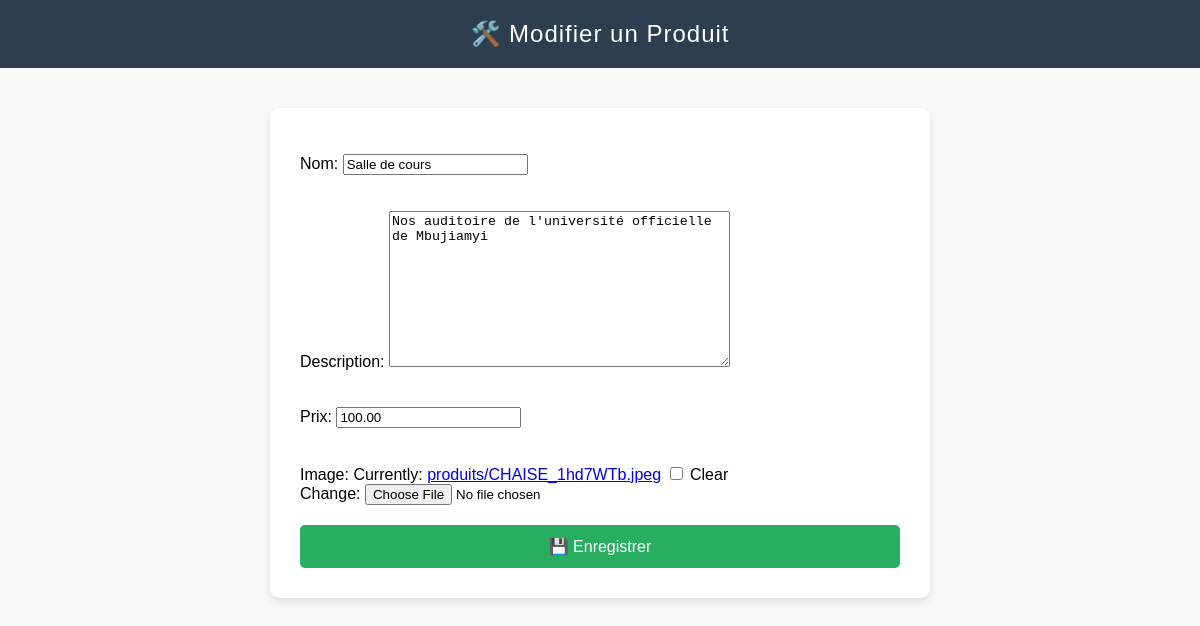
/modifier-produit/13/ (signed in), run on the app's committed database.
### magasin/models.py (models this page shows, shortened)
class Produit(models.Model):
    nom = models.CharField(max_length=100)
    description = models.TextField()
    prix = models.DecimalField(max_digits=10, decimal_places=2)
    etudiant = models.ForeignKey(Etudiant, on_delete=models.CASCADE)
    boutique = models.ForeignKey(Boutique, on_delete=models.CASCADE)
    image = models.ImageField(upload_to='produits/', blank=True, null=True)

### magasin/views.py (the view)
# urls.py: path('modifier-produit/<int:produit_id>/', views.modifier_produit, name='modifier_produit'),
@login_required(login_url='connexion')
def modifier_produit(request, produit_id):
    produit = get_object_or_404(Produit, id=produit_id)
    if produit.etudiant.user != request.user:
        return redirect('mes_produits')
    if request.method == 'POST':
        form = ProduitForm(request.POST, request.FILES, instance=produit)
        if form.is_valid():
            form.save()
            return redirect('mes_produits')
    else:
        form = ProduitForm(instance=produit)
    return render(request, 'magasin/modifier_produit.html', {'form': form})

### magasin/forms.py
class ProduitForm(forms.ModelForm):
    class Meta:
        model = Produit
        fields = ['nom', 'description', 'prix', 'image']

### magasin/templates/magasin/modifier_produit.html (shortened to what this page needs)
<!DOCTYPE html>
<html lang="fr">
<head>
</head>
<body>
<header>🛠️ Modifier un Produit</header>
<div class="container">
    <form method="POST" enctype="multipart/form-data">
        {{ form.as_p }}
        <button type="submit">💾 Enregistrer</button>
    </form>
</div>
</body>
</html>

### magasin/templates/magasin/modifier_produit.html (style rules this page uses)
body { font-family: Arial, sans-serif; margin: 0; background-color: #f9f9f9; }
header { background-color: #2c3e50; color: white; padding: 20px 0; text-align: center; font-size: 24px; letter-spacing: 1px; }
.container { max-width: 600px; margin: 40px auto; background-color: #fff; padding: 30px; border-radius: 10px; box-shadow: 0 4px 8px rgba(0, 0, 0, 0.1); }
form { display: flex; flex-direction: column; }
form p { margin-bottom: 20px; }
button { background-color: #27ae60; color: white; border: none; padding: 12px; border-radius: 5px; font-size: 16px; cursor: pointer; transition: background-color 0.3s ease; }

### data on the page
Produit: nom "Salle de cours", description "Nos auditoire de l'université officielle de Mbujiamyi", prix "100.00"
